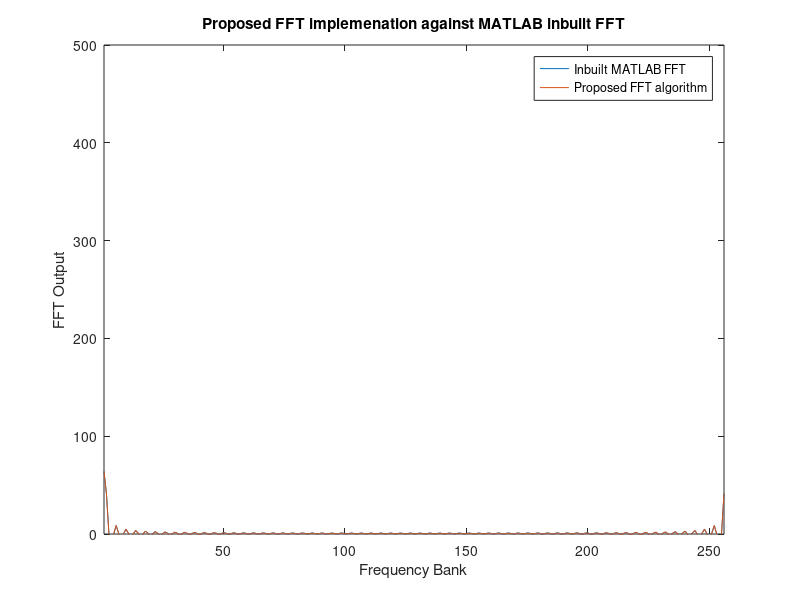
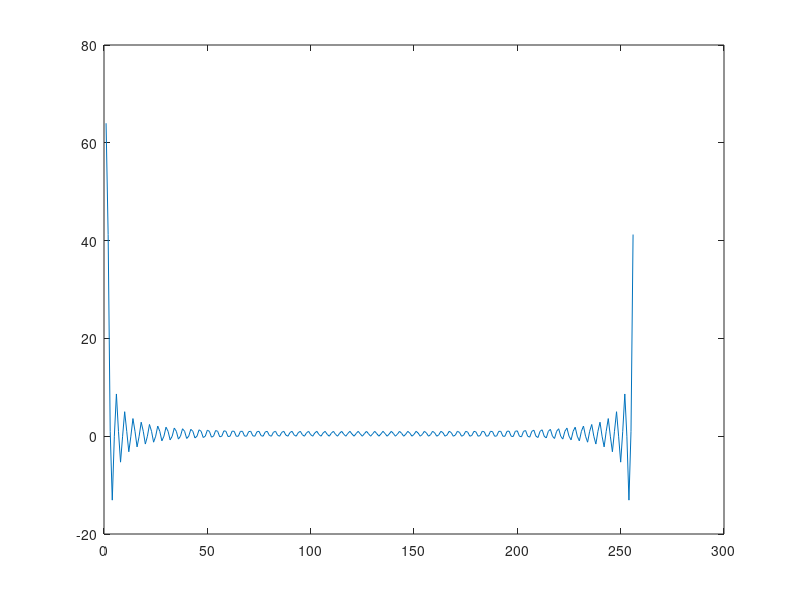

Reproduce these figures in MATLAB, in order.
% this script is the first method test t implemente the FFT using FRasers
% sigma delta algorithm
%(proof of concept)
clear all
close all
%initially 
N= 16^2
P =16 %radix count
Q=N/P % reoformatted bit strema banks
L=16; % L*16 DFT uotputs desired
bitstream=randi([0 1],1,N); % create randomised 1:0 input data to simualte bitstream
%bitstream= 1:N;
%bitstream=[0 1 1 1 0 0 0 0 1 1 0 0 1 1 1 1 0 1 1 1 0 0 0 0 1 1 0 0 1 1 1 1 0 1 1 1 0 0 0 0 1 1 0 0 1 1 1 1 0 1 1 1 0 0 0 0 1 1 0 0 1 1 1 1 0 1 1 1 0 0 0 0 1 1 0 0 1 1 1 1 0 1 1 1 0 0 0 0 1 1 0 0 1 1 1 1 0 1 1 1 0 0 0 0 1 1 0 0 1 1 1 1 0 1 1 1 0 0 0 0 1 1 0 0 1 1 1 1 0 1 1 1 0 0 0 0 1 1 0 0 1 1 1 1 0 1 1 1 0 0 0 0 1 1 0 0 1 1 1 1 0 1 1 1 0 0 0 0 1 1 0 0 1 1 1 1 0 1 1 1 0 0 0 0 1 1 0 0 1 1 1 1 0 1 1 1 0 0 0 0 1 1 0 0 1 1 1 1 0 1 1 1 0 0 0 0 1 1 0 0 1 1 1 1 0 1 1 1 0 0 0 0 1 1 0 0 1 1 1 1 0 1 1 1 0 0 0 0 1 1 0 0 1 1 1 1 ]
%create step response to simulate
%bitstream=[ 0 0 0 0 0 0 0 0 0 0 0 0 0 0 0 1  0 0 0 0 0 0 0 0 0 0 0 0 0 0 0 1  0 0 0 0 0 0 0 0 0 0 0 0 0 0 0 1  0 0 0 0 0 0 0 0 0 0 0 0 0 0 0 1  0 0 0 0 0 0 0 0 0 0 0 0 0 0 0 1  0 0 0 0 0 0 0 0 0 0 0 0 0 0 0 1  0 0 0 0 0 0 0 0 0 0 0 0 0 0 0 1  0 0 0 0 0 0 0 0 0 0 0 0 0 0 0 1  0 0 0 0 0 0 0 0 0 0 0 0 0 0 0 1  0 0 0 0 0 0 0 0 0 0 0 0 0 0 0 1  0 0 0 0 0 0 0 0 0 0 0 0 0 0 0 1  0 0 0 0 0 0 0 0 0 0 0 0 0 0 0 1  0 0 0 0 0 0 0 0 0 0 0 0 0 0 0 1  0 0 0 0 0 0 0 0 0 0 0 0 0 0 0 1  0 0 0 0 0 0 0 0 0 0 0 0 0 0 0 1  0 0 0 0 0 0 0 0 0 0 0 0 0 0 0 1 ]
%bitstream =zeros(1,N);
%bitstream(round(N/2):end)=1; %
bitstream = ones(1,length(bitstream));
bitstream = zeros(1,length(bitstream));
%bitstream([1 3 5 7 9 11 13 15]) =0;
% bitstream=mod((1:length(bitstream)),2); %% the constant frequency case
%bitstream =flip(bitstream);
bitstream(1:256/4) =1;
reformattt=zeros(1,length(bitstream));

%% perform the start of the transform decompostion
%bitstream=1:N
for ii=1:Q %iterate through all banks
for jj=1:P %size of each bank 
 
    reformattt(jj+(ii-1)*P) = bitstream((jj-1)*Q+ii);


end
end
reformattt
%% THE static DFT possiblities LUT

%create DFT LUT with 3 bit address for P=16 and 2 bit data 
ADR = 2^3; % all these values are teo represneted in theri deciam forms
% however fot the VHDl implemation they will be binary addres tokend for
% the LUT
B1=2^1;
B2=2^1;
I=P;
B=[0 1];
LUTR = ones(ADR,B1,B2,I);
LUTI = ones(ADR,B1,B2,I);
n=0:(P-1);
% fill LUT 
%Btemp= zeros(1,P);
for ii= 1:ADR
    for jj =1:B1
        for kk= 1:B2
            for hh=1:I
% note as the aues are stored as decimals the 1 and two index correons to 0
% and 1 respectiely
                  % Btemp = [zeros(1,(ADR-1)*2) B(jj) B(kk) zeros(1,(P/2-ADR-2)*2];
                  Btemp= zeros(1,P);
                  Btemp((ii-1)*2+1) = B(jj);
                  Btemp((ii-1)*2+2) = B(kk);
                      % for pp = 1:P
                       % create vector with padded zeroes
                temp2=sum(Btemp.*((exp(-1j.*2.*pi./P)).^((hh-1).*n))); % note -1 to get out of matlab index
                LUTR(ii,jj,kk,hh) = real(temp2);
                LUTI(ii,jj,kk,hh) = imag(temp2);
                % create DFTBD for a specific index and store in LUT

            end 
        end
    end
end
%% now find the DFTBD for the input bitstream


Yr=zeros(1,L*P);
Yi=zeros(1,L*P);
for ii =1:P
    A1=0;
    B1=0;
    for kk=1:P/2
    A1=LUTR(kk,reformattt((Q-1)*P+(kk-1)*2+1)+1,reformattt((Q-1)*P+(kk-1)*2+2)+1,ii)+A1;
    B1=LUTI(kk,reformattt((Q-1)*P+(kk-1)*2+1)+1,reformattt((Q-1)*P+(kk-1)*2+2)+1,ii)+B1;
    end
    A2=0;
    B2=0;
    for jj=(Q-1):-1:1
        %DFTtempI=sum(LUTI);
        DFTtempR=0;
        DFTtempI=0;
        for kk = 1:P/2
        DFTtempR=LUTR(kk,reformattt((jj-1)*P+(kk-1)*2+1)+1,reformattt((jj-1)*P+(kk-1)*2+2)+1,ii)+DFTtempR;
        DFTtempI=LUTI(kk,reformattt((jj-1)*P+(kk-1)*2+1)+1,reformattt((jj-1)*P+(kk-1)*2+2)+1,ii)+DFTtempI;
        end
        % apply twiddle factors
        k=((1:L)-1).*(P)+(ii-1); % set based on how many required output banks (L*P)
        angle=2*pi*k/N;

        stager =A1.*2.*cos(angle)-A2+DFTtempR % multiply addition and access (multiple clock cycles 
        A2=A1;
        A1=stager;
        
        stagei =B1.*2.*cos(angle)-B2+DFTtempI; %same time lock step DSP blocks
        
        
        % get new value  (try out of parrallel) in series
        
        B2=B1;
        B1=stagei;
    end
    Yr(((1:L)-1)*P+ii)=A1-cos(angle).*A2+sin(angle).*B2;
    Yi(((1:L)-1)*P+ii)=B1-sin(angle).*A2-cos(angle).*B2;
end


figure
plot(real((fft(bitstream))))
hold on
plot(real(Yr+Yi*1i))
hold off
ylim([0 mean(abs(fft(bitstream)))*5])
ylim([0 500]);
xlim([1 length(bitstream)])
xlabel('Frequency Bank')
ylabel('FFT Output')
title('Proposed FFT implemenation against MATLAB inbuilt FFT')
legend('Inbuilt MATLAB FFT','Proposed FFT algorithm')

figure
plot(real(Yr+Yi*1i))

%%
%LUT extractio tests
B11=[ 2 2 1 2 1 1 1 2];
B22=[ 2 2 1 2 1 1 2 1];
%for t = 1:8
    
for kk=1:P/2
    A1=LUTR(kk,B11(kk),B22(kk),6)*2^(8);
    B1=LUTI(kk,B11(kk),B22(kk),6)*2^(8)
    kk
end
%end

